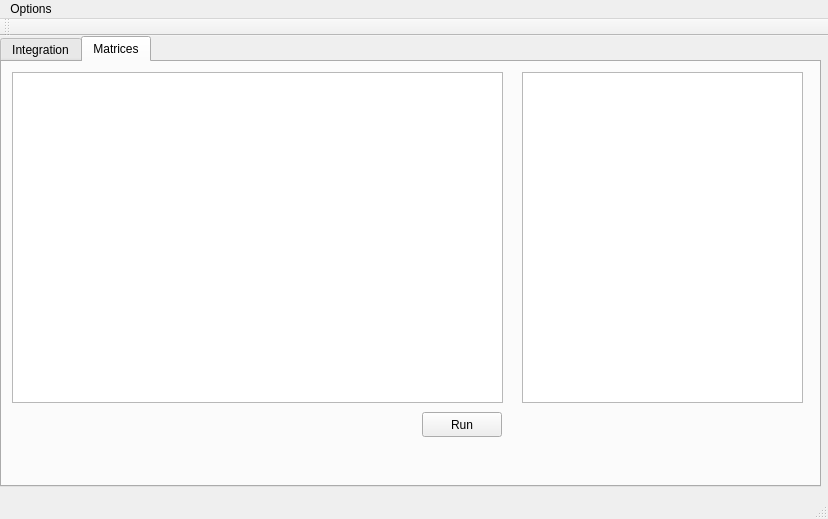
<?xml version="1.0" encoding="UTF-8"?>
<ui version="4.0">
 <class>MainWindow</class>
 <widget class="QMainWindow" name="MainWindow">
  <property name="geometry">
   <rect>
    <x>0</x>
    <y>0</y>
    <width>828</width>
    <height>519</height>
   </rect>
  </property>
  <property name="windowTitle">
   <string>NumInt</string>
  </property>
  <widget class="QWidget" name="centralWidget">
   <widget class="QTabWidget" name="tabWidget">
    <property name="geometry">
     <rect>
      <x>0</x>
      <y>0</y>
      <width>821</width>
      <height>451</height>
     </rect>
    </property>
    <property name="currentIndex">
     <number>1</number>
    </property>
    <widget class="QWidget" name="tab">
     <attribute name="title">
      <string>Integration</string>
     </attribute>
     <widget class="QWidget" name="layoutWidget">
      <property name="geometry">
       <rect>
        <x>190</x>
        <y>180</y>
        <width>401</width>
        <height>27</height>
       </rect>
      </property>
      <layout class="QHBoxLayout" name="horizontalLayout_6">
       <item>
        <widget class="QPushButton" name="pushButton">
         <property name="text">
          <string>integrate</string>
         </property>
        </widget>
       </item>
       <item>
        <widget class="QLineEdit" name="lineEdit_6"/>
       </item>
      </layout>
     </widget>
     <widget class="QWidget" name="layoutWidget_2">
      <property name="geometry">
       <rect>
        <x>10</x>
        <y>10</y>
        <width>781</width>
        <height>153</height>
       </rect>
      </property>
      <layout class="QHBoxLayout" name="horizontalLayout_5">
       <item>
        <layout class="QVBoxLayout" name="verticalLayout">
         <item>
          <layout class="QHBoxLayout" name="horizontalLayout_2">
           <item>
            <widget class="QLineEdit" name="lineEdit_7">
             <property name="text">
              <string>1</string>
             </property>
            </widget>
           </item>
           <item>
            <widget class="QLineEdit" name="lineEdit_4">
             <property name="text">
              <string>pi/4</string>
             </property>
            </widget>
           </item>
           <item>
            <widget class="QLineEdit" name="lineEdit_2">
             <property name="text">
              <string>sin(x)</string>
             </property>
            </widget>
           </item>
          </layout>
         </item>
         <item>
          <layout class="QHBoxLayout" name="horizontalLayout_4">
           <item>
            <widget class="QLabel" name="label_3">
             <property name="maximumSize">
              <size>
               <width>41</width>
               <height>81</height>
              </size>
             </property>
             <property name="text">
              <string/>
             </property>
             <property name="pixmap">
              <pixmap resource="resources.qrc">:/images/intsymb.jpg</pixmap>
             </property>
            </widget>
           </item>
           <item>
            <widget class="QLabel" name="label_2">
             <property name="maximumSize">
              <size>
               <width>41</width>
               <height>81</height>
              </size>
             </property>
             <property name="text">
              <string/>
             </property>
             <property name="pixmap">
              <pixmap resource="resources.qrc">:/images/intsymb.jpg</pixmap>
             </property>
            </widget>
           </item>
           <item>
            <widget class="QLabel" name="label">
             <property name="maximumSize">
              <size>
               <width>41</width>
               <height>81</height>
              </size>
             </property>
             <property name="text">
              <string/>
             </property>
             <property name="pixmap">
              <pixmap resource="resources.qrc">:/images/intsymb.jpg</pixmap>
             </property>
            </widget>
           </item>
          </layout>
         </item>
         <item>
          <layout class="QHBoxLayout" name="horizontalLayout_3">
           <item>
            <widget class="QLineEdit" name="lineEdit_8">
             <property name="text">
              <string>0</string>
             </property>
            </widget>
           </item>
           <item>
            <widget class="QLineEdit" name="lineEdit_5">
             <property name="text">
              <string>0</string>
             </property>
            </widget>
           </item>
           <item>
            <widget class="QLineEdit" name="lineEdit_3">
             <property name="text">
              <string>0</string>
             </property>
            </widget>
           </item>
          </layout>
         </item>
        </layout>
       </item>
       <item>
        <layout class="QHBoxLayout" name="horizontalLayout">
         <item>
          <widget class="QLineEdit" name="lineEdit">
           <property name="minimumSize">
            <size>
             <width>341</width>
             <height>0</height>
            </size>
           </property>
           <property name="text">
            <string>(2*y*sin(x)+(cos(x))^2)/(sqrt(1-y^2))</string>
           </property>
           <property name="maxLength">
            <number>32767</number>
           </property>
          </widget>
         </item>
         <item>
          <widget class="QComboBox" name="comboBox">
           <property name="minimumSize">
            <size>
             <width>51</width>
             <height>0</height>
            </size>
           </property>
           <property name="maximumSize">
            <size>
             <width>51</width>
             <height>16777215</height>
            </size>
           </property>
           <item>
            <property name="text">
             <string>dy</string>
            </property>
           </item>
           <item>
            <property name="text">
             <string>dx</string>
            </property>
           </item>
           <item>
            <property name="text">
             <string>dz</string>
            </property>
           </item>
          </widget>
         </item>
         <item>
          <widget class="QComboBox" name="comboBox_2">
           <property name="minimumSize">
            <size>
             <width>51</width>
             <height>0</height>
            </size>
           </property>
           <property name="maximumSize">
            <size>
             <width>51</width>
             <height>16777215</height>
            </size>
           </property>
           <item>
            <property name="text">
             <string>dx</string>
            </property>
           </item>
           <item>
            <property name="text">
             <string>dy</string>
            </property>
           </item>
           <item>
            <property name="text">
             <string>dz</string>
            </property>
           </item>
           <item>
            <property name="text">
             <string/>
            </property>
           </item>
          </widget>
         </item>
         <item>
          <widget class="QComboBox" name="comboBox_3">
           <property name="minimumSize">
            <size>
             <width>51</width>
             <height>0</height>
            </size>
           </property>
           <property name="maximumSize">
            <size>
             <width>51</width>
             <height>16777215</height>
            </size>
           </property>
           <item>
            <property name="text">
             <string>dz</string>
            </property>
           </item>
           <item>
            <property name="text">
             <string>dx</string>
            </property>
           </item>
           <item>
            <property name="text">
             <string>dy</string>
            </property>
           </item>
          </widget>
         </item>
        </layout>
       </item>
      </layout>
     </widget>
    </widget>
    <widget class="QWidget" name="tab_2">
     <attribute name="title">
      <string>Matrices</string>
     </attribute>
     <widget class="QTextEdit" name="textEdit">
      <property name="geometry">
       <rect>
        <x>10</x>
        <y>10</y>
        <width>491</width>
        <height>331</height>
       </rect>
      </property>
     </widget>
     <widget class="QPushButton" name="pushButton_2">
      <property name="geometry">
       <rect>
        <x>420</x>
        <y>350</y>
        <width>80</width>
        <height>25</height>
       </rect>
      </property>
      <property name="text">
       <string>Run</string>
      </property>
     </widget>
     <widget class="QPlainTextEdit" name="plainTextEdit">
      <property name="geometry">
       <rect>
        <x>520</x>
        <y>10</y>
        <width>281</width>
        <height>331</height>
       </rect>
      </property>
     </widget>
    </widget>
   </widget>
  </widget>
  <widget class="QMenuBar" name="menuBar">
   <property name="geometry">
    <rect>
     <x>0</x>
     <y>0</y>
     <width>828</width>
     <height>22</height>
    </rect>
   </property>
   <widget class="QMenu" name="menuFile">
    <property name="title">
     <string>Options</string>
    </property>
    <addaction name="actionNew_Window"/>
    <addaction name="separator"/>
    <addaction name="actionSave"/>
    <addaction name="separator"/>
    <addaction name="actionExit"/>
   </widget>
   <addaction name="menuFile"/>
  </widget>
  <widget class="QStatusBar" name="statusBar"/>
  <widget class="QToolBar" name="toolBar">
   <property name="windowTitle">
    <string>toolBar</string>
   </property>
   <attribute name="toolBarArea">
    <enum>TopToolBarArea</enum>
   </attribute>
   <attribute name="toolBarBreak">
    <bool>false</bool>
   </attribute>
  </widget>
  <action name="actionNew_Window">
   <property name="text">
    <string>Command History</string>
   </property>
  </action>
  <action name="actionSave">
   <property name="text">
    <string>Save</string>
   </property>
  </action>
  <action name="actionExit">
   <property name="text">
    <string>Exit</string>
   </property>
  </action>
 </widget>
 <layoutdefault spacing="6" margin="11"/>
 <resources>
  <include location="resources.qrc"/>
 </resources>
 <connections/>
</ui>
